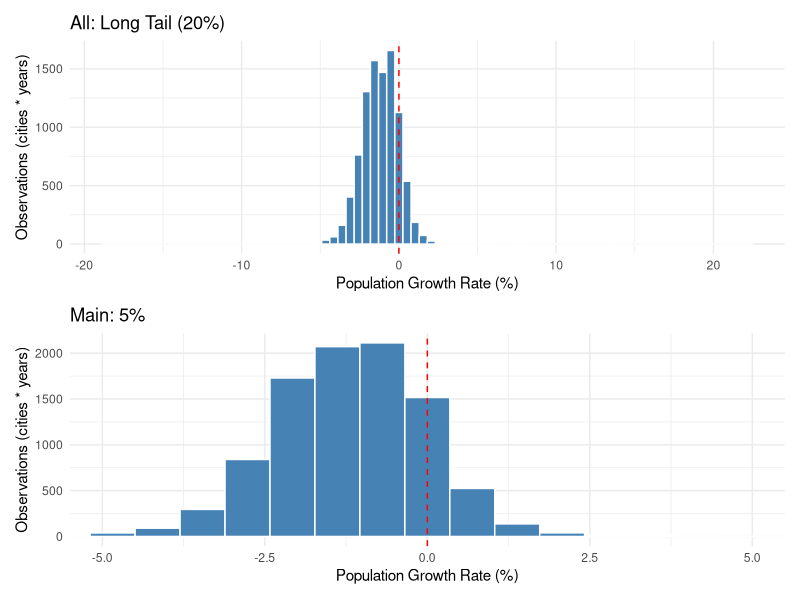

Write R code to recreate this figure.
## ---- chunk 1
knitr::opts_chunk$set(echo = TRUE)
library(tidyverse)
library(patchwork)

theme_set(theme_minimal())
## ---- chunk 2
df <- read_csv(
  "data/cleaned_panel_2021_2025.csv",
  col_types = cols(city_code = col_character(), .default = col_guess())
)

# Rename building stat columns
ncol_bldg <- ncol(df) - 6
colnames(df)[4:ncol_bldg] <- c(
  "all_type_building_count_total",
  "all_type_building_area",
  "living_count",
  "living_area",
  "dormitory_count",
  "dormitory_area",
  "mixed_use_count",
  "mixed_use_area",
  "agri_count",
  "agri_area",
  "mining_count",
  "mining_area",
  "plant_count",
  "plant_area",
  "energy_count",
  "energy_area",
  "it_count",
  "it_area",
  "logis_count",
  "logis_area",
  "retail_count",
  "retail_area",
  "finance_count",
  "finance_area",
  "real_estate_count",
  "real_estate_area",
  "hotel_count",
  "hotel_area",
  "education_count",
  "education_area",
  "health_count",
  "health_area",
  "other_service_count",
  "other_service_area",
  "official_count",
  "official_area",
  "other_type_count",
  "other_type_area"
)
glimpse(df)
## ---- chunk 3
summary(df %>% select(starts_with("pop_")))

p_full <- ggplot(df, aes(pop_growth_rate)) +
  geom_histogram(bins = 80, fill = "steelblue", color = "white") +
  geom_vline(xintercept = 0, linetype = "dashed", color = "red") +
  labs(x = "Population Growth Rate (%)", y = "Observations (cities * years)", title = "All: Long Tail (20%)")

p_zoom <- ggplot(df, aes(pop_growth_rate)) +
  geom_histogram(bins = 60, fill = "steelblue", color = "white") +
  geom_vline(xintercept = 0, linetype = "dashed", color = "red") +
  coord_cartesian(xlim = c(-5, 5)) +
  labs(x = "Population Growth Rate (%)", y = "Observations (cities * years)", title = "Main: 5%")

p_full / p_zoom
